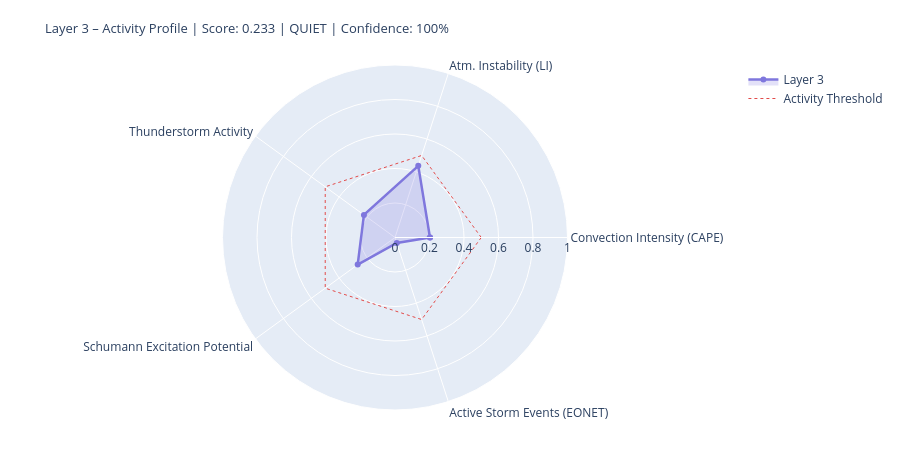

Write notebook code for a chart like this one.
### Markdown cell above
---
## 4. State Assessment & Handoff to Layer 4/5

### Code cell
# ============================================================
# LAYER-3-SCORE
# Five dynamic components
# ============================================================

def norm(v, lo, hi):
    if v is None or (isinstance(v, float) and math.isnan(v)): return None
    return round(max(0.0, min(1.0, (v - lo) / (hi - lo))), 4)

# --- 1) Convection intensity (global CAPE mean) ---
cape_mean = df_atm['cape'].dropna().mean() if not df_atm.empty else None
conv_score = norm(cape_mean, 0, 3000)
conv_src   = 'primary' if cape_mean is not None else 'missing'

# --- 2) Atmospheric instability (LI mean) ---
li_mean   = df_atm['li'].dropna().mean() if not df_atm.empty else None
# Negative LI = unstable → higher score
instab_score = norm(-li_mean if li_mean is not None else None, -6, 6)
instab_src   = 'primary' if li_mean is not None else 'missing'

# --- 3) Thunderstorm activity (mean thunder score + WMO count) ---
thunder_mean = df_atm['thunder_score'].mean() if not df_atm.empty else None
n_thunder    = int(df_atm['thunderstorm'].sum()) if not df_atm.empty else 0
thunder_score_val = norm(
    (thunder_mean or 0) * 0.7 + n_thunder * 0.1, 0, 1.0
) if thunder_mean is not None else None
thunder_src = 'primary'

# --- 4) Schumann excitation potential (weighted Schumann contribution) ---
schumann_pot = df_atm['schumann_contribution'].mean() if not df_atm.empty else None
# Boosted by Layer-2 thunderstorm trigger
if schumann_pot is not None and l2_thunder:
    schumann_pot = min(1.0, schumann_pot * 1.2)
schumann_score = norm(schumann_pot, 0, 1.0) if schumann_pot is not None else None
schumann_src   = 'derived'

# --- 5) Storm activity (NASA EONET) ---
# Distinction: None = data not loaded, 0.0 = loaded but no events
storm_score = None
storm_src   = 'missing'
if raw.get('storms') is not None:          # API reached successfully
    storm_score = norm(len(storm_events), 0, 30) if storm_events else 0.0
    storm_src   = 'primary'

# X-Ray and Kp: context only, not in dynamic score
# (X-Ray = Layer-0/4 driver; Kp = geomagnetic index, not a lightning proxy)
xray_context = None
if raw.get('xray'):
    df_xc = pd.DataFrame(raw['xray'])
    fc = next((c for c in df_xc.columns
               if any(k in c.lower() for k in ['flux','long']) and 'time' not in c.lower()),
              df_xc.columns[1])
    df_xc[fc] = pd.to_numeric(df_xc[fc], errors='coerce')
    xray_last = df_xc[fc].dropna().iloc[-1] if not df_xc[fc].dropna().empty else None
    if xray_last:
        xray_class = ('X' if xray_last>=1e-4 else 'M' if xray_last>=1e-5
                      else 'C' if xray_last>=1e-6 else 'B')
        xray_context = {'flux': float(xray_last), 'class': xray_class}
        print(f'X-Ray context: {xray_class}-class ({xray_last:.2e} W/m²)')

# --- Aggregate ---
COMPONENTS = {
    'Convection Intensity (CAPE)':  {'score': conv_score,       'source': conv_src,    'dynamic': True},
    'Atm. Instability (LI)':         {'score': instab_score,     'source': instab_src,  'dynamic': True},
    'Thunderstorm Activity':              {'score': thunder_score_val, 'source': thunder_src, 'dynamic': True},
    'Schumann Excitation Potential':   {'score': schumann_score,   'source': schumann_src,'dynamic': True},
    'Active Storm Events (EONET)': {'score': storm_score,      'source': storm_src,   'dynamic': True},
}

available   = {k: v['score'] for k, v in COMPONENTS.items() if v['score'] is not None}
unavailable = [k for k, v in COMPONENTS.items() if v['score'] is None]
layer3_score = round(sum(available.values()) / len(available), 4) if available else None
confidence   = round(len(available) / len(COMPONENTS), 2)
level = ('unknown' if layer3_score is None
         else 'quiet'   if layer3_score < 0.3
         else 'moderate' if layer3_score < 0.6
         else 'active')
dominant_l3 = max(available, key=available.get) if available else 'none'

# --- Ausgabe ---
W = 68
print('=' * W)
print('LAYER 3 – ATMOSPHERE / WEATHER / THUNDERSTORMS – STATE ASSESSMENT')
print('=' * W)
for name, comp in COMPONENTS.items():
    s = comp['score']
    if s is not None:
        bar = '█' * int(s * 20) + '░' * (20 - int(s * 20))
        print(f'  {name:<36} {bar}  {s:.3f}  [{comp["source"]}]')
    else:
        print(f'  {name:<36} {"─" * 20}  n/a   [missing]')
print('-' * W)
print(f'  Score:        {layer3_score:.3f}  ({len(available)}/{len(COMPONENTS)} components)')
print(f'  Confidence:   {confidence:.0%}')
print(f'  Level:        {level.upper()}')
print(f'  Dominant:     {dominant_l3}')
print(f'  CAPE mean:    {cape_mean:.0f} J/kg' if cape_mean else '  CAPE mean:    n/a')
print(f'  LI mean:      {li_mean:.1f} K' if li_mean is not None else '  LI mean:      n/a')
print(f'  Thunderstorms:{n_thunder} points (WMO)  +  {len(storm_events)} NASA EONET')
print('=' * W)

# Radar
cats   = list(available.keys())
vals_r = list(available.values())
if len(cats) >= 3:
    fig = go.Figure()
    fig.add_trace(go.Scatterpolar(
        r=vals_r + [vals_r[0]], theta=cats + [cats[0]],
        fill='toself', fillcolor='rgba(127,119,221,0.22)',
        line=dict(color='#7F77DD', width=2.5), name='Layer 3'
    ))
    fig.add_trace(go.Scatterpolar(
        r=[0.5] * (len(cats)+1), theta=cats + [cats[0]],
        line=dict(color='#E24B4A', dash='dot', width=1),
        mode='lines', name='Activity Threshold'
    ))
    fig.update_layout(
        title=dict(
            text=f'Layer 3 – Activity Profile | Score: {layer3_score:.3f} | {level.upper()} | Confidence: {confidence:.0%}',
            font=dict(size=13)
        ),
        polar=dict(radialaxis=dict(visible=True, range=[0, 1])),
        height=450, showlegend=True,
        margin=dict(l=60, r=60, t=65, b=40)
    )
    fig.show()

### Figure 1 — Plotly figure (JSON) as saved in the notebook; plotly's stock layout.template omitted (floating-point values rounded to 4 significant figures)
{"data": [{"fill": "toself", "fillcolor": "rgba(127,119,221,0.22)", "line": {"color": "#7F77DD", "width": 2.5}, "name": "Layer 3", "r": [0.2027, 0.4367, 0.2226, 0.2674, 0.0333, 0.2027], "theta": ["Convection Intensity (CAPE)", "Atm. Instability (LI)", "Thunderstorm Activity", "Schumann Excitation Potential", "Active Storm Events (EONET)", "Convection Intensity (CAPE)"], "type": "scatterpolar"}, {"line": {"color": "#E24B4A", "dash": "dot", "width": 1}, "mode": "lines", "name": "Activity Threshold", "r": [0.5, 0.5, 0.5, 0.5, 0.5, 0.5], "theta": ["Convection Intensity (CAPE)", "Atm. Instability (LI)", "Thunderstorm Activity", "Schumann Excitation Potential", "Active Storm Events (EONET)", "Convection Intensity (CAPE)"], "type": "scatterpolar"}], "layout": {"height": 450, "margin": {"b": 40, "l": 60, "r": 60, "t": 65}, "polar": {"radialaxis": {"range": [0, 1], "visible": true}}, "showlegend": true, "title": {"font": {"size": 13}, "text": "Layer 3 – Activity Profile | Score: 0.233 | QUIET | Confidence: 100%"}}}
